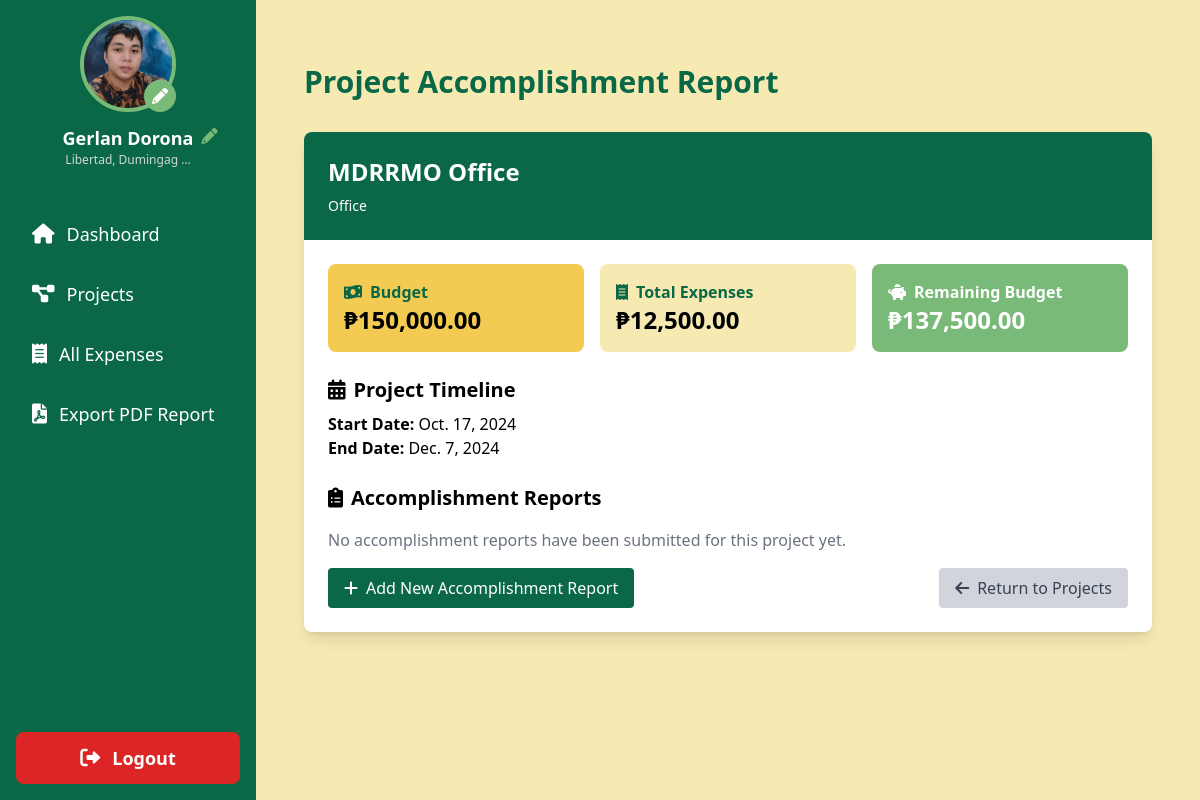
Page /project/26/accomplishment-report/ (signed in) on the committed database.
### sk_project/models.py (models this page shows, shortened)
class User(AbstractUser):
    is_chairman = models.BooleanField(default=False)
    profile_picture = models.ImageField(upload_to='profile_pics/', default='profile_pics/default_avatar.png', blank=True)
    address = models.TextField(blank=True, null=True)
    contact_number = models.CharField(max_length=15, blank=True, null=True)
    groups = models.ManyToManyField(
        Group,
        verbose_name=_('groups'),
        blank=True,
        help_text=_(
            'The groups this user belongs to. A user will get all permissions '
            'granted to each of their groups.'
        ),
        related_name='sk_user_set',
        related_query_name='sk_user',
    )
    user_permissions = models.ManyToManyField(
        Permission,
        verbose_name=_('user permissions'),
        blank=True,
        help_text=_('Specific permissions for this user.'),
        related_name='sk_user_set',
        related_query_name='sk_user',
    )

class Project(models.Model):
    name = models.CharField(max_length=255)
    description = models.TextField()
    allocated_budget = models.DecimalField(max_digits=10, decimal_places=2, default=0)
    budget = models.DecimalField(max_digits=10, decimal_places=2)
    main_budget = models.ForeignKey(MainBudget, related_name='projects', on_delete=models.SET_NULL, null=True)
    chairman = models.ForeignKey(User, related_name='projects', on_delete=models.CASCADE)
    start_date = models.DateField()
    end_date = models.DateField()
    created_at = models.DateTimeField(auto_now_add=True)
    updated_at = models.DateTimeField(auto_now=True)
    class Meta:
        ordering = ['start_date']
    def total_expenses(self):
        return self.expenses.aggregate(total=models.Sum('amount'))['total'] or 0
    @property
    def remaining_budget(self):
        total_expenses = self.expenses.aggregate(total=models.Sum('amount'))['total'] or 0
        return self.budget - total_expenses

### sk_project/views.py (the view)
# urls.py: path('project/<int:project_id>/accomplishment-report/', views.project_accomplishment_report, name='project_accomplishment_report'),
@login_required
def project_accomplishment_report(request, project_id):
    project = get_object_or_404(Project, id=project_id, chairman=request.user)
    accomplishment_reports = project.accomplishment_reports.all().order_by('-report_date')
    context = {
        'project': project,
        'accomplishment_reports': accomplishment_reports,
    }
    return render(request, 'project_accomplishment_report.html', context)

### templates/project_accomplishment_report.html
{% extends 'base.html' %}
{% load humanize %}
{% block content %}
    <div class="container mx-auto px-4 py-8">
        <h1 class="text-3xl font-bold text-tertiary mb-8">Project Accomplishment Report</h1>
        <div class="bg-white rounded-lg shadow-lg overflow-hidden mb-8">
            <div class="bg-tertiary text-white p-6">
                <h2 class="text-2xl font-semibold">{{ project.name }}</h2>
                <p class="text-sm mt-2">{{ project.description }}</p>
            </div>
            <div class="p-6">
                <div class="grid grid-cols-1 md:grid-cols-3 gap-4 mb-6">
                    <div class="bg-primary rounded-lg p-4">
                        <p class="font-semibold text-tertiary"><i class="fas fa-money-bill-wave mr-2"></i>Budget</p>
                        <p class="text-2xl font-bold">₱{{ project.budget|floatformat:2|intcomma }}</p>
                    </div>
                    <div class="bg-secondary rounded-lg p-4">
                        <p class="font-semibold text-tertiary"><i class="fas fa-receipt mr-2"></i>Total Expenses</p>
                        <p class="text-2xl font-bold">₱{{ project.total_expenses|floatformat:2|intcomma }}</p>
                    </div>
                    <div class="bg-quaternary rounded-lg p-4">
                        <p class="font-semibold text-white"><i class="fas fa-piggy-bank mr-2"></i>Remaining Budget</p>
                        <p class="text-2xl font-bold text-white">₱{{ project.remaining_budget|floatformat:2|intcomma }}</p>
                    </div>
                </div>
                <div class="mb-6">
                    <h3 class="text-xl font-semibold mb-2"><i class="fas fa-calendar-alt mr-2"></i>Project Timeline</h3>
                    <p><strong>Start Date:</strong> {{ project.start_date }}</p>
                    <p><strong>End Date:</strong> {{ project.end_date }}</p>
                </div>
                <h3 class="text-xl font-semibold mb-4"><i class="fas fa-clipboard-list mr-2"></i>Accomplishment Reports</h3>
                {% for report in accomplishment_reports %}
                    <div class="bg-gray-100 rounded-lg p-4 mb-4">
                        <h4 class="text-lg font-semibold mb-2"><i class="fas fa-file-alt mr-2"></i>Report Date: {{ report.report_date }}</h4>
                        <p>{{ report.report_details|linebreaks }}</p>
                    </div>
                {% empty %}
                    <p class="text-gray-500">No accomplishment reports have been submitted for this project yet.</p>
                {% endfor %}
                <div class="flex justify-between items-center mt-4">
                    <a href="{% url 'add_accomplishment_report' project.id %}" class="inline-block bg-tertiary text-white px-4 py-2 rounded hover:bg-quaternary transition duration-300">
                        <i class="fas fa-plus mr-2"></i>Add New Accomplishment Report
                    </a>
                    <a href="{% url 'all_projects' %}" class="inline-block bg-gray-300 text-gray-700 px-4 py-2 rounded hover:bg-gray-400 transition duration-300">
                        <i class="fas fa-arrow-left mr-2"></i>Return to Projects
                    </a>
                </div>
            </div>
        </div>
    </div>
{% endblock %}

### templates/base.html (shortened to what this page needs)
<!DOCTYPE html>
<html lang="en">
    {% load static %}
    <head>
        <script src="https://cdn.tailwindcss.com"></script>
        <link href="https://cdnjs.cloudflare.com/ajax/libs/font-awesome/6.0.0-beta3/css/all.min.css" rel="stylesheet">
    </head>
    <body class="bg-secondary">
        <div class="flex h-screen">
            <aside class="w-64 bg-tertiary text-white flex flex-col">
                <div class="p-4 flex flex-col items-center">
                    <a href="{% url 'edit_profile' %}" class="mb-3 relative">
                        {% if user.profile_picture %}
                            <img src="{{ user.profile_picture.url }}" alt="Profile Picture" class="w-24 h-24 rounded-full border-4 border-quaternary hover:border-primary transition-colors duration-200">
                        {% else %}
                            <img src="{% static 'img/drr.png' %}" alt="Default Profile Picture" class="w-24 h-24 rounded-full border-4 border-quaternary hover:border-primary transition-colors duration-200">
                        {% endif %}
                        <i class="fas fa-pencil-alt absolute bottom-0 right-0 bg-quaternary text-white p-2 rounded-full"></i>
                    </a>
                    <div class="text-center relative">
                        <h2 class="text-lg font-semibold">{{ user.get_full_name|title }}</h2>
                        <p class="text-xs text-gray-300">{{ user.address|truncatechars:20|capfirst }}</p>
                        <a href="{% url 'edit_profile' %}" class="absolute -right-6 top-0">
                            <i class="fas fa-pencil-alt text-quaternary hover:text-primary transition-colors duration-200"></i>
                        </a>
                    </div>
                </div>
                <nav class="mt-6 flex-grow">
                    {% if user.is_superuser %}
                        <a href="{% url 'admin_dashboard' %}" class="block py-3 px-6 hover:bg-quaternary transition-colors duration-200 {% if request.resolver_match.url_name == 'admin_dashboard' %}bg-quaternary text-primary font-bold{% endif %} rounded-lg mb-2 mx-2 flex items-center">
                            <i class="fas fa-user-shield mr-3 text-xl"></i> <span class="text-lg">Admin Dashboard</span>
                        </a>
                        {% else%}
                    <a href="{% url 'dashboard' %}" class="block py-3 px-6 hover:bg-quaternary transition-colors duration-200  rounded-lg mb-2 mx-2 flex items-center">
                        <i class="fas fa-home mr-3 text-xl"></i> <span class="text-lg">Dashboard</span>
                    </a>
                    <a href="{% url 'all_projects' %}" class="block py-3 px-6 hover:bg-quaternary transition-colors duration-200  rounded-lg mb-2 mx-2 flex items-center">
                        <i class="fas fa-project-diagram mr-3 text-xl"></i> <span class="text-lg">Projects</span>
                    </a>
                    <a href="{% url 'all_expenses' %}" class="block py-3 px-6 hover:bg-quaternary transition-colors duration-200  rounded-lg mb-2 mx-2 flex items-center">
                        <i class="fas fa-receipt mr-3 text-xl"></i> <span class="text-lg">All Expenses</span>
                    </a>
                    <a href="{% url 'export_pdf_report' %}" class="block py-3 px-6 hover:bg-quaternary transition-colors duration-200  rounded-lg mb-2 mx-2 flex items-center">
                        <i class="fas fa-file-pdf mr-3 text-xl"></i> <span class="text-lg">Export PDF Report</span>
                    </a>
                    {% endif %}
                </nav>
                <div class="p-4 mt-auto">
                    <a href="{% url 'logout' %}" class="block py-3 px-6 bg-red-600 text-white rounded-lg hover:bg-red-700 transition-colors duration-200 text-center flex items-center justify-center">
                        <i class="fas fa-sign-out-alt mr-3 text-xl"></i> <span class="text-lg font-semibold">Logout</span>
                    </a>
                </div>
            </aside>
            <main class="flex-1 p-8 overflow-y-auto">
                {% block content %}
                {% endblock %}
            </main>
        </div>
    </body>
</html>

### rows in the picture
User: profile_picture (picture), get_full_name "Gerlan Dorona", address "Libertad, Dumingag …"
Project: name "MDRRMO Office", description "Office", budget "150,000.00", total_expenses "12,500.00", remaining_budget "137,500.00", start_date "Oct. 17, 2024", end_date "Dec. 7, 2024"
